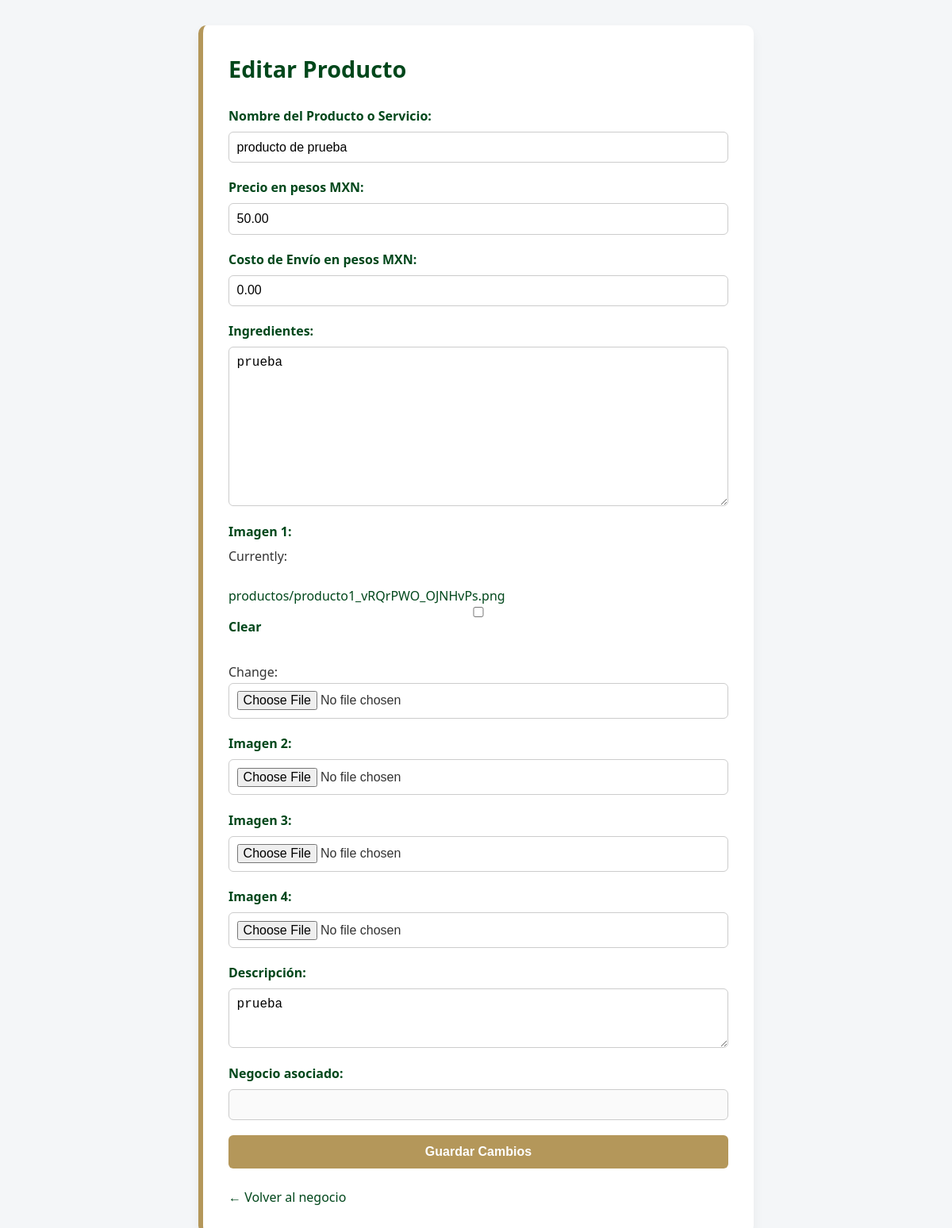
/producto/12/editar/ (signed in), run on the app's committed database.
### ventasapp/models.py (models this page shows, shortened)
class Producto(models.Model):
    business = models.ForeignKey('Business', on_delete=models.CASCADE, related_name='productos')
    tipo_subcategoria = models.CharField(
        max_length=100,
        choices=SUBCATEGORY_CHOICES,
        default='comida_rapida'
    )
    name = models.CharField(max_length=255)
    price = models.DecimalField(max_digits=10, decimal_places=2, blank=True, null=True, default=0)
    precio_de_envio = models.DecimalField(max_digits=10, decimal_places=2, blank=True, null=True, default=0)
    ingredientes=models.TextField(blank=True,null=True)
    image1 = models.ImageField(upload_to='productos/', null=True, blank=True)
    image2 = models.ImageField(upload_to='productos/', null=True, blank=True)
    image3 = models.ImageField(upload_to='productos/', null=True, blank=True)
    image4 = models.ImageField(upload_to='productos/', null=True, blank=True)
    tiene_envio_gratis=models.BooleanField(default=False)
    description = models.TextField()
    created_at = models.DateTimeField(auto_now_add=True)

### ventasapp/views.py (the view)
# urls.py: path('producto/<int:producto_id>/editar/', views.editar_producto_menu, name='editar_producto_menu'),
@login_required
def editar_producto_menu(request, producto_id):
    producto = get_object_or_404(Producto, id=producto_id)
    profile = request.user.userprofile
    if profile.role == 'business_owner' and producto.business.owner != request.user:
        return redirect('not_authorized')
    elif profile.role == 'concierge' and producto.business.city != profile.city:
        return redirect('not_authorized')
    business = producto.business
    if request.method == 'POST':
        form = ProductoForm(request.POST, request.FILES, instance=producto)
        if form.is_valid():
            form.save()
            return redirect('dashboard')
    else:
        form = ProductoForm(instance=producto)
    return render(request, 'agregar_producto.html', {
        'form': form,
        'business': business,
        'editing': True,
        'producto': producto
    })

### ventasapp/templates/agregar_producto.html (shortened to what this page needs)
<!DOCTYPE html>
{%load static%}
<html lang="es">
<head>
<link rel="stylesheet" href="{% static 'css/agregar_producto.css' %}">
</head>
<body>
  <div class="container">
    {% block content %}
      <h2>{% if editing %}Editar Producto{% else %}Agregar producto al menú de  {{ business.commercial_name }}{% endif %}</h2>
      <form method="post" enctype="multipart/form-data">
        {{ form.as_p }}
        <button type="submit">{% if editing %}Guardar Cambios{% else %}Guardar Producto{% endif %}</button>
      </form>
      <a href="{% url 'dashboard' %}">← Volver al negocio</a>
    {% endblock %}
  </div>
</body>
</html>

### ventasapp/static/css/agregar_producto.css (style rules this page uses)
* { margin: 0; padding: 0; box-sizing: border-box; }
body { font-family: 'Segoe UI', sans-serif; background: #f4f6f8; color: #333; line-height: 1.6; padding: 2rem; }
.container { max-width: 700px; margin: 0 auto; background: white; padding: 2rem; border-radius: 10px; box-shadow: 0 8px 16px rgba(0, 0, 0, 0.05); border-left: 6px solid #b4975a; }
h2 { margin-bottom: 1.5rem; font-size: 1.8rem; color: #00471b; }
form { display: flex; flex-direction: column; gap: 1.2rem; }
form p { display: flex; flex-direction: column; }
label { font-weight: 600; margin-bottom: 0.4rem; color: #00471b; }
input, select, textarea { padding: 0.6rem; border: 1px solid #ccc; border-radius: 6px; font-size: 1rem; transition: border-color 0.3s; }
button { background-color: #b4975a; color: white; padding: 0.75rem 1.5rem; font-size: 1rem; font-weight: 600; border: none; border-radius: 6px; cursor: pointer; transition: background-color 0.3s; }
a { display: inline-block; margin-top: 1.5rem; color: #00471b; text-decoration: none; font-weight: 500; transition: color 0.2s; }

### data on the page
Producto: name "producto de prueba", price "50.00", precio_de_envio "0.00", ingredientes "prueba", description "prueba"
